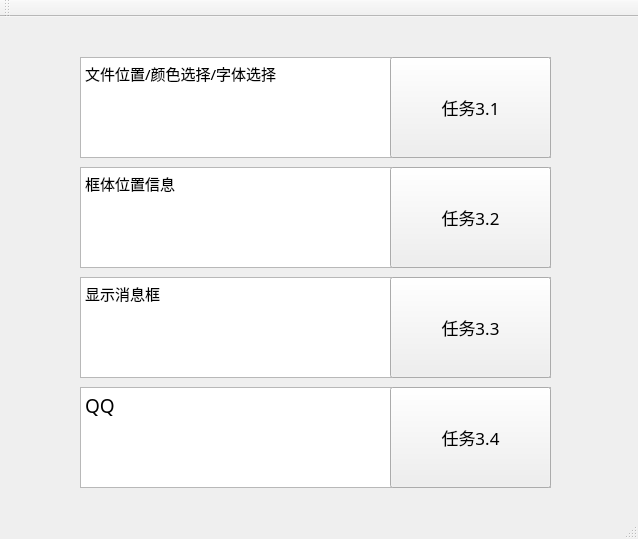
<?xml version="1.0" encoding="UTF-8"?>
<ui version="4.0">
 <class>MainWindow</class>
 <widget class="QMainWindow" name="MainWindow">
  <property name="geometry">
   <rect>
    <x>0</x>
    <y>0</y>
    <width>638</width>
    <height>539</height>
   </rect>
  </property>
  <property name="windowTitle">
   <string>MainWindow</string>
  </property>
  <widget class="QWidget" name="centralWidget">
   <widget class="QPushButton" name="pushButton">
    <property name="geometry">
     <rect>
      <x>390</x>
      <y>40</y>
      <width>161</width>
      <height>101</height>
     </rect>
    </property>
    <property name="font">
     <font>
      <family>黑体</family>
      <pointsize>13</pointsize>
     </font>
    </property>
    <property name="text">
     <string>任务3.1</string>
    </property>
   </widget>
   <widget class="QPushButton" name="pushButton_2">
    <property name="geometry">
     <rect>
      <x>390</x>
      <y>150</y>
      <width>161</width>
      <height>101</height>
     </rect>
    </property>
    <property name="font">
     <font>
      <family>黑体</family>
      <pointsize>13</pointsize>
     </font>
    </property>
    <property name="text">
     <string>任务3.2</string>
    </property>
   </widget>
   <widget class="QPushButton" name="pushButton_3">
    <property name="geometry">
     <rect>
      <x>390</x>
      <y>260</y>
      <width>161</width>
      <height>101</height>
     </rect>
    </property>
    <property name="font">
     <font>
      <family>黑体</family>
      <pointsize>13</pointsize>
     </font>
    </property>
    <property name="text">
     <string>任务3.3</string>
    </property>
   </widget>
   <widget class="QPushButton" name="pushButton_4">
    <property name="geometry">
     <rect>
      <x>390</x>
      <y>370</y>
      <width>161</width>
      <height>101</height>
     </rect>
    </property>
    <property name="font">
     <font>
      <family>黑体</family>
      <pointsize>13</pointsize>
     </font>
    </property>
    <property name="text">
     <string>任务3.4</string>
    </property>
   </widget>
   <widget class="QTextEdit" name="textEdit">
    <property name="geometry">
     <rect>
      <x>80</x>
      <y>40</y>
      <width>471</width>
      <height>101</height>
     </rect>
    </property>
    <property name="font">
     <font>
      <family>黑体</family>
      <pointsize>11</pointsize>
     </font>
    </property>
    <property name="readOnly">
     <bool>true</bool>
    </property>
    <property name="html">
     <string>&lt;!DOCTYPE HTML PUBLIC &quot;-//W3C//DTD HTML 4.0//EN&quot; &quot;http://www.w3.org/TR/REC-html40/strict.dtd&quot;&gt;
&lt;html&gt;&lt;head&gt;&lt;meta name=&quot;qrichtext&quot; content=&quot;1&quot; /&gt;&lt;style type=&quot;text/css&quot;&gt;
p, li { white-space: pre-wrap; }
&lt;/style&gt;&lt;/head&gt;&lt;body style=&quot; font-family:'黑体'; font-size:11pt; font-weight:400; font-style:normal;&quot;&gt;
&lt;p style=&quot; margin-top:0px; margin-bottom:0px; margin-left:0px; margin-right:0px; -qt-block-indent:0; text-indent:0px;&quot;&gt;文件位置/颜色选择/字体选择&lt;/p&gt;&lt;/body&gt;&lt;/html&gt;</string>
    </property>
   </widget>
   <widget class="QTextEdit" name="textEdit_3">
    <property name="geometry">
     <rect>
      <x>80</x>
      <y>260</y>
      <width>471</width>
      <height>101</height>
     </rect>
    </property>
    <property name="font">
     <font>
      <family>黑体</family>
      <pointsize>11</pointsize>
     </font>
    </property>
    <property name="readOnly">
     <bool>true</bool>
    </property>
    <property name="html">
     <string>&lt;!DOCTYPE HTML PUBLIC &quot;-//W3C//DTD HTML 4.0//EN&quot; &quot;http://www.w3.org/TR/REC-html40/strict.dtd&quot;&gt;
&lt;html&gt;&lt;head&gt;&lt;meta name=&quot;qrichtext&quot; content=&quot;1&quot; /&gt;&lt;style type=&quot;text/css&quot;&gt;
p, li { white-space: pre-wrap; }
&lt;/style&gt;&lt;/head&gt;&lt;body style=&quot; font-family:'黑体'; font-size:11pt; font-weight:400; font-style:normal;&quot;&gt;
&lt;p style=&quot; margin-top:0px; margin-bottom:0px; margin-left:0px; margin-right:0px; -qt-block-indent:0; text-indent:0px;&quot;&gt;显示消息框&lt;/p&gt;&lt;/body&gt;&lt;/html&gt;</string>
    </property>
   </widget>
   <widget class="QTextEdit" name="textEdit_4">
    <property name="geometry">
     <rect>
      <x>80</x>
      <y>370</y>
      <width>471</width>
      <height>101</height>
     </rect>
    </property>
    <property name="font">
     <font>
      <family>黑体</family>
      <pointsize>11</pointsize>
     </font>
    </property>
    <property name="readOnly">
     <bool>true</bool>
    </property>
    <property name="html">
     <string>&lt;!DOCTYPE HTML PUBLIC &quot;-//W3C//DTD HTML 4.0//EN&quot; &quot;http://www.w3.org/TR/REC-html40/strict.dtd&quot;&gt;
&lt;html&gt;&lt;head&gt;&lt;meta name=&quot;qrichtext&quot; content=&quot;1&quot; /&gt;&lt;style type=&quot;text/css&quot;&gt;
p, li { white-space: pre-wrap; }
&lt;/style&gt;&lt;/head&gt;&lt;body style=&quot; font-family:'黑体'; font-size:11pt; font-weight:400; font-style:normal;&quot;&gt;
&lt;p style=&quot; margin-top:0px; margin-bottom:0px; margin-left:0px; margin-right:0px; -qt-block-indent:0; text-indent:0px;&quot;&gt;&lt;span style=&quot; font-family:'SimSun'; font-size:14pt;&quot;&gt;QQ&lt;/span&gt;&lt;/p&gt;&lt;/body&gt;&lt;/html&gt;</string>
    </property>
   </widget>
   <widget class="QTextEdit" name="textEdit_2">
    <property name="geometry">
     <rect>
      <x>80</x>
      <y>150</y>
      <width>471</width>
      <height>101</height>
     </rect>
    </property>
    <property name="font">
     <font>
      <family>黑体</family>
      <pointsize>11</pointsize>
     </font>
    </property>
    <property name="readOnly">
     <bool>true</bool>
    </property>
    <property name="html">
     <string>&lt;!DOCTYPE HTML PUBLIC &quot;-//W3C//DTD HTML 4.0//EN&quot; &quot;http://www.w3.org/TR/REC-html40/strict.dtd&quot;&gt;
&lt;html&gt;&lt;head&gt;&lt;meta name=&quot;qrichtext&quot; content=&quot;1&quot; /&gt;&lt;style type=&quot;text/css&quot;&gt;
p, li { white-space: pre-wrap; }
&lt;/style&gt;&lt;/head&gt;&lt;body style=&quot; font-family:'黑体'; font-size:11pt; font-weight:400; font-style:normal;&quot;&gt;
&lt;p style=&quot; margin-top:0px; margin-bottom:0px; margin-left:0px; margin-right:0px; -qt-block-indent:0; text-indent:0px;&quot;&gt;框体位置信息&lt;/p&gt;&lt;/body&gt;&lt;/html&gt;</string>
    </property>
   </widget>
   <zorder>textEdit</zorder>
   <zorder>textEdit_2</zorder>
   <zorder>textEdit_3</zorder>
   <zorder>textEdit_4</zorder>
   <zorder>pushButton</zorder>
   <zorder>pushButton_2</zorder>
   <zorder>pushButton_3</zorder>
   <zorder>pushButton_4</zorder>
  </widget>
  <widget class="QMenuBar" name="menuBar">
   <property name="geometry">
    <rect>
     <x>0</x>
     <y>0</y>
     <width>638</width>
     <height>26</height>
    </rect>
   </property>
  </widget>
  <widget class="QToolBar" name="mainToolBar">
   <attribute name="toolBarArea">
    <enum>TopToolBarArea</enum>
   </attribute>
   <attribute name="toolBarBreak">
    <bool>false</bool>
   </attribute>
  </widget>
  <widget class="QStatusBar" name="statusBar"/>
 </widget>
 <layoutdefault spacing="6" margin="11"/>
 <resources/>
 <connections/>
</ui>
